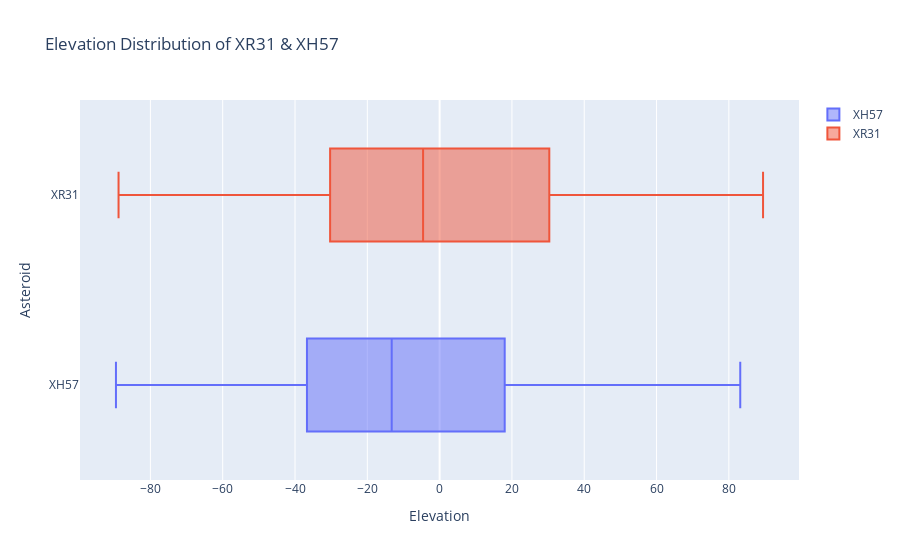

Notebook cell for this chart:
### Markdown cell above
# XR31 & XH57

### Code cell
fig1 = go.Figure()
# Use x instead of y argument for horizontal plot
fig1.add_trace(go.Box(x=xh57_df['elev'], name = 'XH57'))
fig1.add_trace(go.Box(x=xr31_df['elev'], name = 'XR31'))

fig1.update_layout(
    title=dict(
        text="Elevation Distribution of XR31 & XH57"
    ),
    xaxis=dict(
        title=dict(
            text="Elevation"
        )
    ),
    yaxis=dict(
        title=dict(
            text="Asteroid"
        )
    ))
fig1.show()

### Figure 1 — Plotly figure (JSON) as saved in the notebook; plotly's stock layout.template omitted (floating-point values rounded to 4 significant figures; data arrays with more than 128 entries replaced by an {"elided": "..."} marker saying what was removed)
{"data": [{"name": "XH57", "type": "box", "x": {"elided": "4249 float values"}}, {"name": "XR31", "type": "box", "x": {"elided": "4246 float values"}}], "layout": {"autosize": true, "title": {"text": "Elevation Distribution of XR31 & XH57"}, "xaxis": {"autorange": true, "range": [-99.47, 99.4], "title": {"text": "Elevation"}, "type": "linear"}, "yaxis": {"autorange": true, "range": [-0.5, 1.5], "title": {"text": "Asteroid"}, "type": "category"}}}
